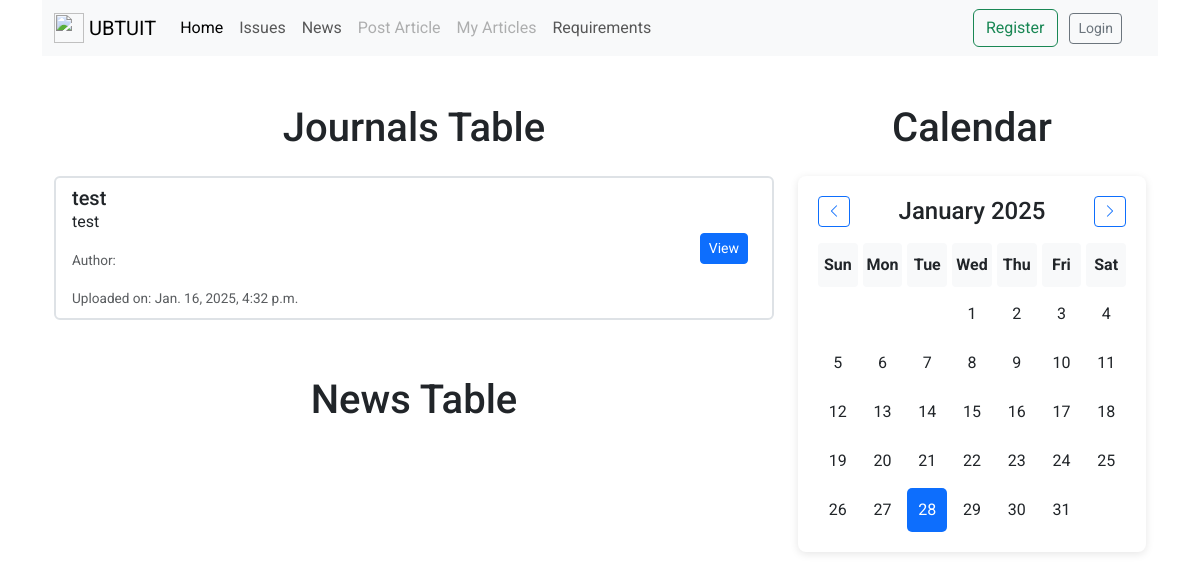
The app's page /, older data.
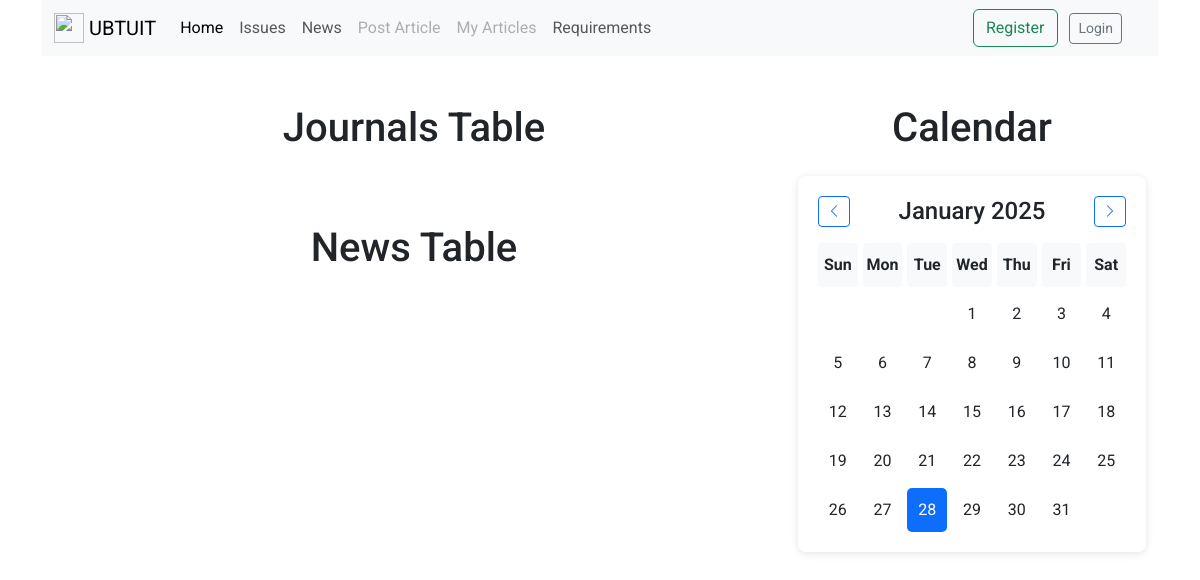
The same page, newer data.
### journals/models.py (models this page shows, shortened)
class Journal(models.Model):
    user = models.ForeignKey(User, on_delete=models.SET_NULL, null=True)
    title = models.CharField(max_length=255)
    description = models.TextField()
    file_url = models.FileField(upload_to='journal_files/')
    created_at = models.DateTimeField(auto_now_add=True)
    updated_at = models.DateTimeField(auto_now=True)

### pages/views.py (the view, shortened to what this page needs)
# urls.py: 2. Add a URL to urlpatterns:  path('', views.home, name='home')
def home(request):
    query = request.GET.get('q')
    search_year = request.GET.get('search_year')
    search_issue = request.GET.get('search_issue')
    last_quarter_start, last_quarter_end = get_last_quarter_dates()
    if query:
        journals = Journal.objects.filter(
            Q(title__icontains=query) |
            Q(description__icontains=query)
        ).filter(
            created_at__lt=last_quarter_start  # Exclude journals from last quarter
        ).order_by('-created_at')
    else:
        journals = Journal.objects.all()
    if search_year:
        journals = journals.filter(created_at__year=search_year)
    paginator = Paginator(journals, 14)  # 14 journals per page
    page = request.GET.get('page')
    try:
        journals = paginator.page(page)
    except PageNotAnInteger:
        journals = paginator.page(1)
    except EmptyPage:
        journals = paginator.page(paginator.num_pages)
    latest_news = New.objects.all().order_by('-created_at')[:10]
    return render(request, 'user/pages/home.html', {'journals': journals, 'news_obj': latest_news})

### articles/additional_functions.py (called while the page is built)
def get_last_quarter_dates():
    today = timezone.now()
    quarter = (today.month - 1) // 3 + 1
    if quarter == 1:
        last_quarter_year = today.year - 1
        last_quarter_start_month = 10  # October
    else:
        last_quarter_year = today.year
        last_quarter_start_month = (quarter - 2) * 3 + 1
    last_quarter_start = datetime(last_quarter_year, last_quarter_start_month, 1)
    if last_quarter_start_month + 3 > 12:
        next_quarter_start_month = (last_quarter_start_month + 3) % 12
        next_quarter_start_year = last_quarter_year + 1
    else:
        next_quarter_start_month = last_quarter_start_month + 3
        next_quarter_start_year = last_quarter_year
    next_quarter_start = datetime(next_quarter_start_year, next_quarter_start_month, 1)
    last_quarter_end = next_quarter_start - timedelta(days=1)
    return last_quarter_start, last_quarter_end

### templates/user/pages/home.html (shortened to what this page needs)
{% extends 'user/master.html' %}
{% load static %}
{% block content %}
<div class="container">
    <div class="row">
        <div class="col-md-8">
            <h1 class="text-center mt-5 mb-4">Journals Table</h1>
            <ul class="list-group">
                {% for journal in journals %}
                    <li class="list-group-item mb-2 border-2">
                        <div class="d-flex justify-content-between align-items-center">
                            <div>
                                <h5 class="mb-0">{{ journal.title }}</h5>
                                <p>{{ journal.description|truncatechars:150 }}</p>
                                <p class="text-muted">Author: {{ journal.user.lastname }}</p>
                                <small class="text-muted">Uploaded on: {{ journal.created_at }}</small>
                            </div>
                            <div>
                                <a href="{% url 'journal_detail' journal_id=journal.id %}" class="btn btn-sm btn-primary me-2">View</a>
                            </div>
                        </div>
                    </li>
                {% endfor %}
            </ul>
            <h1 class="text-center mt-5 mb-4">News Table</h1>
        </div>
        <div class="col-md-4">
            <h1 class="text-center mt-5 mb-4">Calendar</h1>
            <div class="calendar mt-4" id="calendar_first">
                <div class="calendar-header d-flex justify-content-between align-items-center">
                    <button class="btn btn-outline-primary btn-sm" id="prevMonth"><i class="bi bi-chevron-left"></i></button>
                    <h4 id="monthAndYear" class="mb-0"></h4>
                    <button class="btn btn-outline-primary btn-sm" id="nextMonth"><i class="bi bi-chevron-right"></i></button>
                </div>
                <div class="calendar-body mt-3">
                </div>
            </div>
        </div>
    </div>
</div>
{% endblock content %}
{% block style %}
<link href="https://cdn.jsdelivr.net/npm/bootstrap-icons@1.10.5/font/bootstrap-icons.css" rel="stylesheet">
{% endblock %}

Row changes from the older to the newer data that the page shows:
removed Journal: title "test", description "test", created_at "Jan. 16, 2025, 4:32 p.m."
